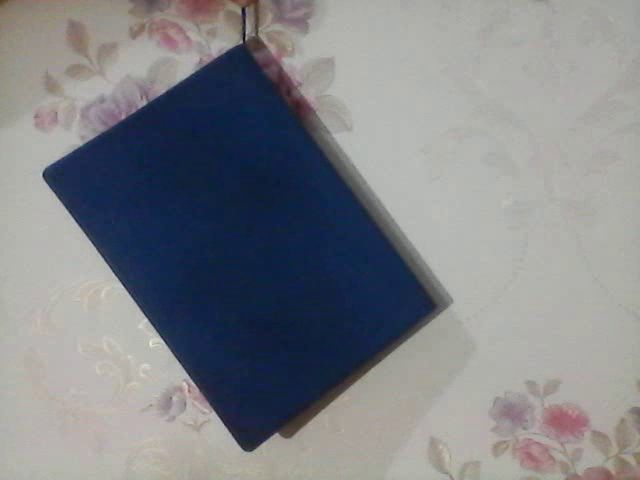
#> input picture frame 10 of Task8/Q1.avi, 640 x 480 px, given in place of the camera
$ python Q2.py
#> lines starting #> are read from the running program, lines starting #| are printed output that depends on the picture
# organize imports
import numpy as np
import cv2 as cv2
from matplotlib import pyplot as plt
from time import time

# This will return video from the first webcam on your computer.
cap = cv2.VideoCapture(0)
#
# # Define the codec and create VideoWriter object
fourcc = cv2.VideoWriter_fourcc(*'XVID')
videoWriter = cv2.VideoWriter('Q2.avi', fourcc, 7.5, (640, 480))
ret, frame = cap.read()
#> frame is the input picture: shape (480, 640, 3); mean B, G, R 135.7, 131, 128.9

old_gray = cv2.cvtColor(frame, cv2.COLOR_BGR2GRAY)
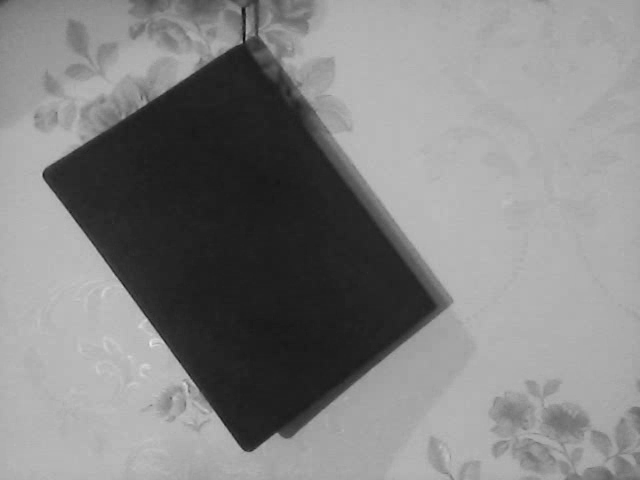
#> old_gray: shape (480, 640); min 15, max 236, mean 130.9
old_gray = cv2.GaussianBlur(old_gray, ksize=(15, 15), sigmaX=2, sigmaY=2)

feature_params = dict(
    maxCorners=10,
    qualityLevel=0.1,
    minDistance=120,
    blockSize=5
)

lk_params = dict(winSize=(20, 20),
                 maxLevel=2,
                 criteria=(cv2.TERM_CRITERIA_EPS | cv2.TERM_CRITERIA_COUNT, 10, 0.03))

p1 = cv2.goodFeaturesToTrack(old_gray, mask=None, **feature_params)
#> p1 = [[248, 36], [277, 434], [43, 175], [144, 101], [614, 472], [151, 345], [451, 301], [432, 439], [337, 134]]

endpoints1 = []
endpoints0 = []

start_time = time()
while True:
    ret, frame = cap.read()
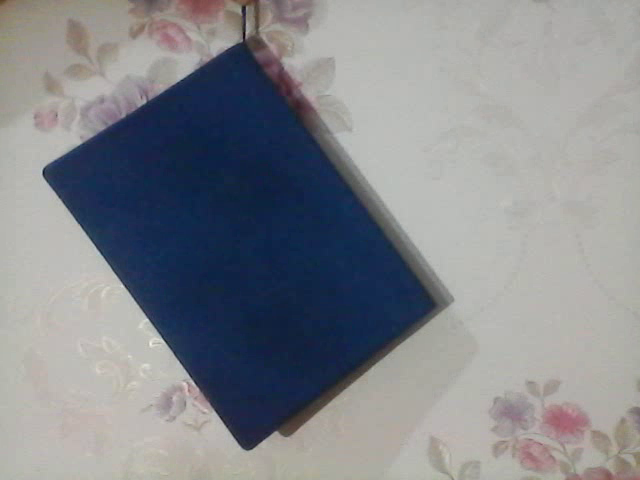
#> input picture frame 11 of Task8/Q1.avi, 640 x 480 px, given in place of the camera
#> frame is the input picture: shape (480, 640, 3); mean B, G, R 140.2, 135.3, 132.6
    frame_gray = cv2.cvtColor(frame, cv2.COLOR_BGR2GRAY)
    frame_gray = cv2.GaussianBlur(frame_gray, ksize=(15, 15), sigmaX=2, sigmaY=2)

    p1, state, err = cv2.calcOpticalFlowPyrLK(old_gray, frame_gray, p1, None, **lk_params)
#> p1 = [[248.1, 34.82], [276.6, 432.1], [43.18, 173.1], [143.5, 100], [615, 473.4], [151.6, 344.6], [450.8, 299.7], [432.6, 441.2], [337.3, 132.8]]; state = [1, 1, 1, 1, 1, 1, 1, 1, 1]; err = [3.65, 2.12, 3.68, 3.32, 3.37, 4.65, 2.34, 2.87, 2.46]
    old_gray = frame_gray.copy()
    endpoints2 = []
    if len(p1) > 0:
        for i, s in enumerate(state):
            if s == 1:
                endpoints2.append(p1[i])
            else:
                endpoints2.append(None)
#> this loop made 9 passes
#> after the loop, endpoints2 = [[[248.1, 34.82]], [[276.6, 432.1]], [[43.18, 173.1]], [[143.5, 100]], [[615, 473.4]], [[151.6, 344.6]], [[450.8, 299.7]], [[432.6, 441.2]], [[337.3, 132.8]]]
    if len(endpoints2) > 0 and len(endpoints1) > 0:
        for old, new in zip(endpoints1, endpoints2):
            if old is not None and new is not None:
                old = old[0].astype(int)
                new = new[0].astype(int)
                frame = cv2.arrowedLine(frame, old, new, (255, 0, 0), 3)
    if len(endpoints1) > 0 and len(endpoints0) > 0:
        for old, new in zip(endpoints0, endpoints1):
            if old is not None and new is not None:
                old = old[0].astype(int)
                new = new[0].astype(int)
                frame = cv2.arrowedLine(frame, old, new, (0, 255, 0), 3)
    endpoints0 = endpoints1.copy()
    endpoints1 = endpoints2.copy()
#> endpoints1 has the same summary as endpoints2
    cv2.imshow('result', frame)
    videoWriter.write(frame)

    # Wait for 'a' key to stop the program
    if time() - start_time >= 30:
        break
    if cv2.waitKey(1) & 0xFF == ord('a'):
#> (key Esc is pressed here)
        break

# Close the window / Release webcam
cap.release()

# After we release our webcam, we also release the output
videoWriter.release()

# De-allocate any associated memory usage
cv2.destroyAllWindows()

$ run again, starting later in the video
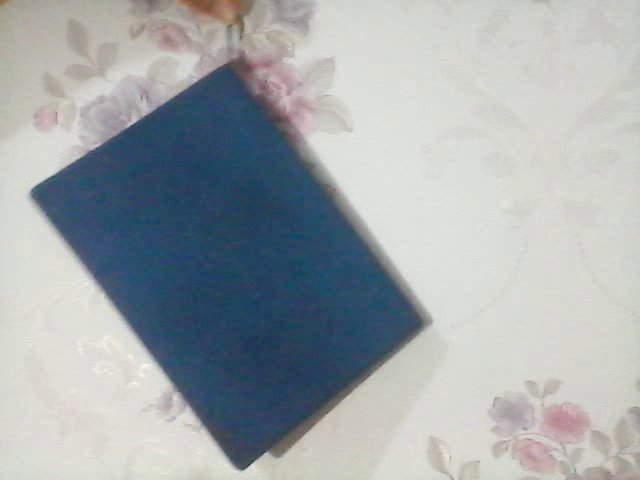
#> input picture frame 47 of Task8/Q1.avi, 640 x 480 px, given in place of the camera
#> frame is the input picture: shape (480, 640, 3); mean B, G, R 172, 169.1, 162.9
#> `p1 = cv2.goodFeaturesToTrack(old_gray, mask=None, **feature_params)`: p1 = [[242, 469], [241, 55], [32, 191], [429, 321], [613, 469], [132, 119], [492, 429], [350, 129], [147, 367], [2, 2]]
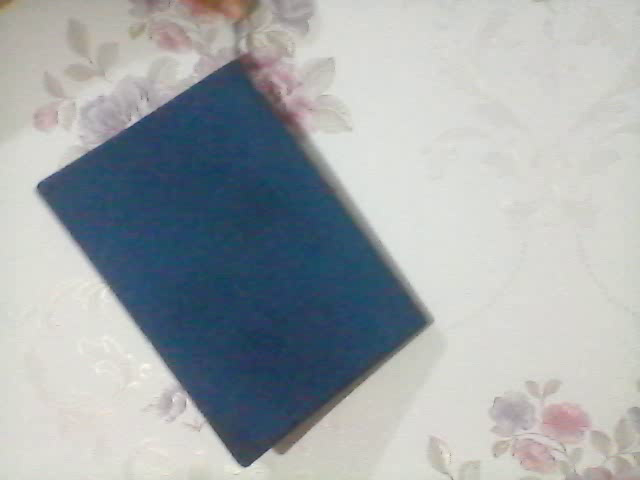
#> input picture frame 48 of Task8/Q1.avi, 640 x 480 px, given in place of the camera
#> frame is the input picture: shape (480, 640, 3); mean B, G, R 171.9, 169.3, 163.3
#> `frame_gray = cv2.cvtColor(frame, cv2.COLOR_BGR2GRAY)`:
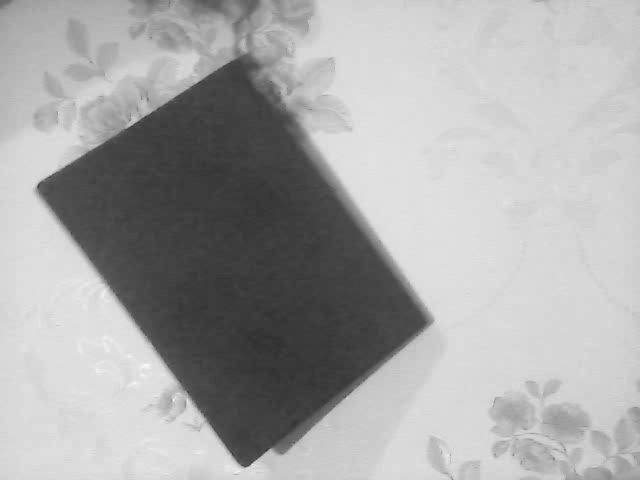
#> frame_gray: shape (480, 640); min 46, max 249, mean 167.8
#> `p1, state, err = cv2.calcOpticalFlowPyrLK(old_gray, frame_gray, p1, No..`: p1 = [[245.6, 465.9], [247.4, 52.88], [38.09, 185.8], [431.3, 320.1], [612.9, 469], [132.1, 119.1], [492.4, 429], [349.9, 128.9], [152, 363.5], [7.16, 2.47]]; state = [1, 1, 1, 1, 1, 1, 1, 1, 1, 1]; err = [2.44, 7.16, 1.94, 4.29, 1, 0.951, 0.791, 0.68, 2.78, 8.24]
#> the loop `for i, s in enumerate(state):` made 10 passes
#> after the loop `for i, s in enumerate(state):`: endpoints2 = [[[245.6, 465.9]], [[247.4, 52.88]], [[38.09, 185.8]], [[431.3, 320.1]], [[612.9, 469]], [[132.1, 119.1]], [[492.4, 429]], [[349.9, 128.9]], [[152, 363.5]], [[7.16, 2.47]]]
#> endpoints1 has the same summary as endpoints2

$ run again, starting later in the video
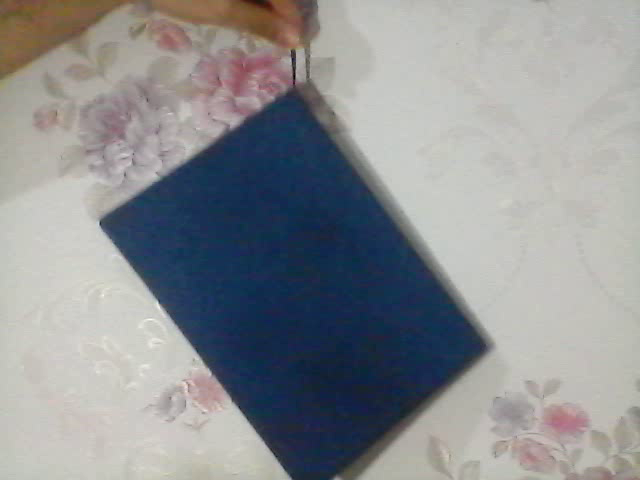
#> input picture frame 84 of Task8/Q1.avi, 640 x 480 px, given in place of the camera
#> frame is the input picture: shape (480, 640, 3); mean B, G, R 146.4, 143.7, 141.3
#> `p1 = cv2.goodFeaturesToTrack(old_gray, mask=None, **feature_params)`: p1 = [[292, 50], [336, 478], [100, 220], [613, 471], [207, 375], [527, 382], [144, 25]]
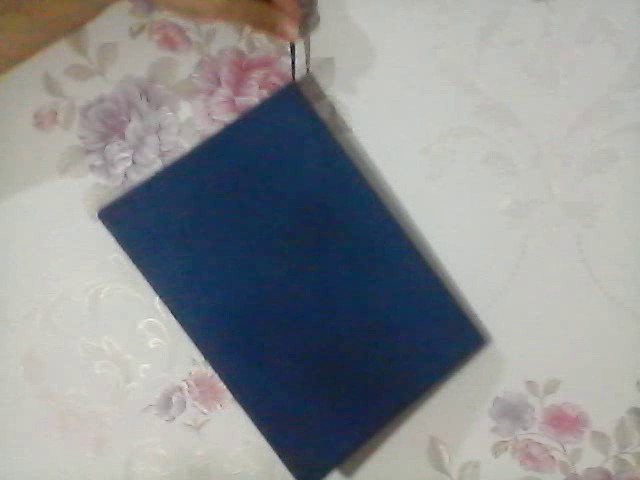
#> input picture frame 85 of Task8/Q1.avi, 640 x 480 px, given in place of the camera
#> frame is the input picture: shape (480, 640, 3); mean B, G, R 146.6, 144.1, 141.4
#> `frame_gray = cv2.cvtColor(frame, cv2.COLOR_BGR2GRAY)`:
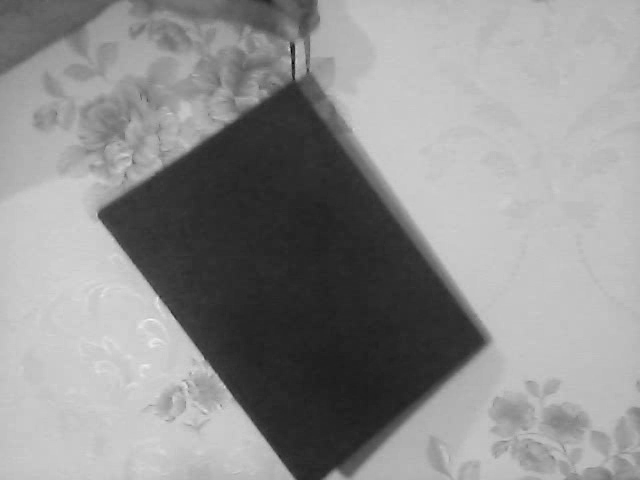
#> frame_gray: shape (480, 640); min 3, max 247, mean 143.6
#> `p1, state, err = cv2.calcOpticalFlowPyrLK(old_gray, frame_gray, p1, No..`: p1 = [[291.2, 43.13], [333.6, 470.8], [97.98, 211.9], [612.9, 471.1], [211.6, 375.6], [527.3, 382], [143.9, 25.06]]; state = [1, 1, 1, 1, 1, 1, 1]; err = [4.64, 33.24, 3.9, 0.889, 4.15, 0.409, 1.21]
#> the loop `for i, s in enumerate(state):` made 7 passes
#> after the loop `for i, s in enumerate(state):`: endpoints2 = [[[291.2, 43.13]], [[333.6, 470.8]], [[97.98, 211.9]], [[612.9, 471.1]], [[211.6, 375.6]], [[527.3, 382]], [[143.9, 25.06]]]
#> endpoints1 has the same summary as endpoints2
